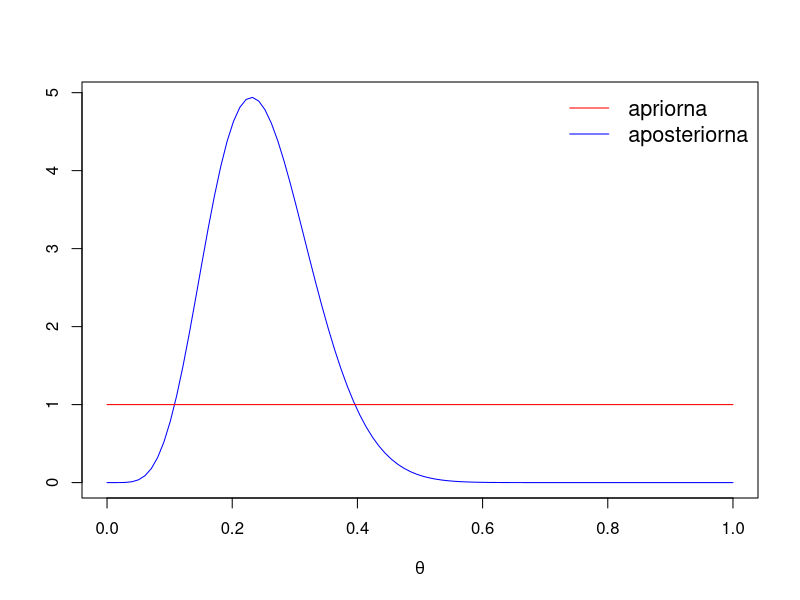
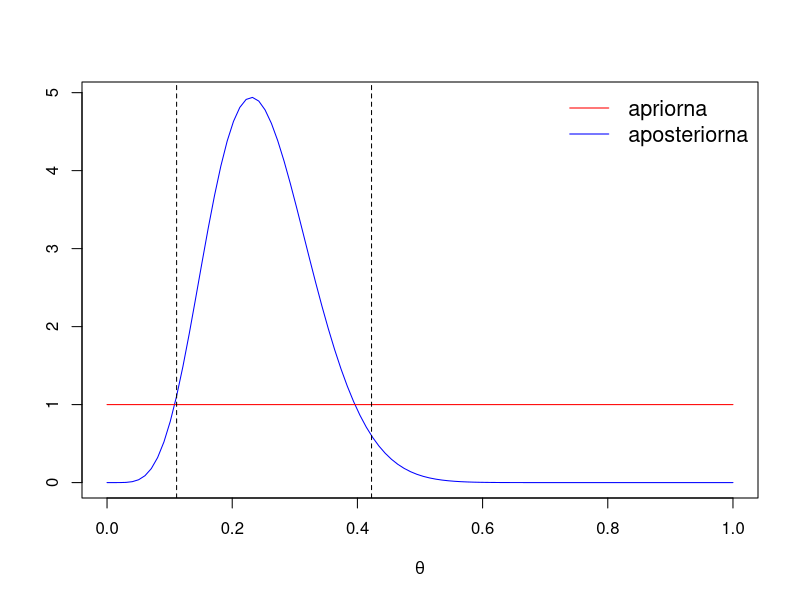
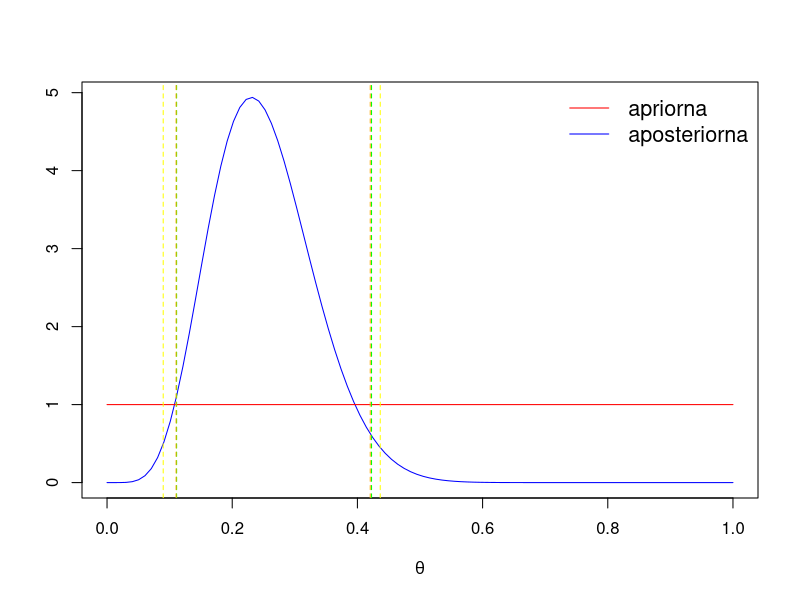

Reproduce these figures in R, in order.
## ---- chunk 1
knitr::opts_chunk$set(echo = TRUE
                      , message = FALSE, fig.width = 8, fig.height = 5, out.width = "0.8\\textwidth")
## ---- chunk 2
n <- 26
## ---- chunk 3
k <- 6
## ---- chunk 4
a <- 1
b <- 1

theta <- seq(0,1,length = 100)

apriorna_porazdelitev <- dbeta(theta, a, b)

a_apost <- a + k
b_apost <- b + n -k

aposteriorna_porazdelitev <- dbeta(theta, a_apost, b_apost)
## ---- chunk 5
plot(theta, aposteriorna_porazdelitev, type='l', col='blue', ylab='', xlab=expression(theta))
lines(theta, apriorna_porazdelitev, col='red')
legend("topright", legend = c("apriorna","aposteriorna"),
col = c("red","blue"), lty = 1, bty = "n", cex = 1.3)
## ---- chunk 6
pbeta(0.4, a, b)
pbeta(0.4, a_apost, b_apost)
## ---- chunk 7
I1 <- qbeta(c(0.025,0.975), a_apost, b_apost)

plot(theta, aposteriorna_porazdelitev, type='l', col='blue', ylab='', xlab=expression(theta))
lines(theta, apriorna_porazdelitev, col='red')
legend("topright", legend = c("apriorna","aposteriorna"),
col = c("red","blue"), lty = 1, bty = "n", cex = 1.3)
abline(v=I1, lty='dashed')
## ---- chunk 8
I2 <- prop.test(k, n, correct=F)$conf
I3 <- binom.test(k, n)$conf

plot(theta, aposteriorna_porazdelitev, type='l', col='blue', ylab='', xlab=expression(theta))
lines(theta, apriorna_porazdelitev, col='red')
legend("topright", legend = c("apriorna","aposteriorna"),
col = c("red","blue"), lty = 1, bty = "n", cex = 1.3)
abline(v=I1, lty='dashed', col='green')
abline(v=I2, lty='dashed', col='orange')
abline(v=I3, lty='dashed', col='yellow')
## ---- chunk 9
# Frekventisticen pristop:
k/n

# Bayesov pristop:
a_apost / (a_apost + b_apost)

## ---- chunk 10
# Beta-binomska porazdelitev v R (je vkljucena tudi v nekaterih paketih, 
# ponekod drugace parametrizirana):
dbetabinom <- function(K, N, a, b){
  choose(N, K) * beta(K+a, N-K+b) / beta(a, b)
}
